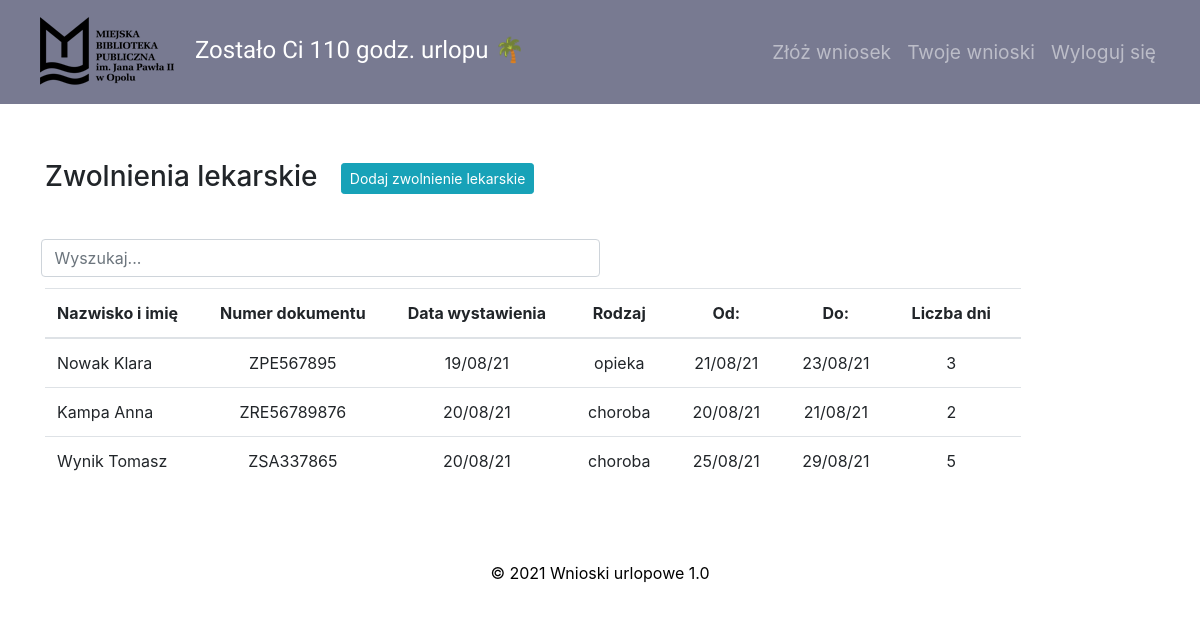
The page /sickleaves (signed in) on the database its author committed.
### main.py (models this page shows, shortened)
class Employee(UserMixin, db.Model):
    __tablename__ = "employees"
    id = db.Column(db.Integer, primary_key=True)
    name = db.Column(db.String(50), unique=False, nullable=False)
    login = db.Column(db.String(10), unique=True, nullable=False)
    password = db.Column(db.String(100))
    position = db.Column(db.String(50), unique=False)
    position_info = db.Column(db.String(20))
    work_place = db.Column(db.String)
    is_manager = db.Column(db.String(3), nullable=False)
    is_topmanager = db.Column(db.String(3), nullable=False)
    work_time = db.Column(db.Float, unique=False, nullable=False)
    email = db.Column(db.String)
    days_off = db.Column(db.Integer, nullable=False)
    annual_days_off = db.Column(db.Integer)
    contract_end = db.Column(db.String)
    requests = relationship("Request", back_populates="author")
    sickleaves = relationship("SickLeave", back_populates="person")
    manager_id = db.Column(db.Integer, db.ForeignKey("employees.id"))
    manager = relationship("Employee", backref='subordinates', remote_side="Employee.id")
    today_note = db.Column(db.String(20))
    additional_info = db.Column(db.String)

class SickLeave(db.Model):
    __tablename__ = "sickleaves"
    id = db.Column(db.Integer, primary_key=True)
    person_id = db.Column(db.Integer, db.ForeignKey("employees.id"))
    person = relationship("Employee", back_populates="sickleaves")
    doc_number = db.Column(db.String(250))
    type = db.Column(db.String(250), nullable=False)
    issue_date = db.Column(db.String(250))
    start_date = db.Column(db.String(250), nullable=False)
    end_date = db.Column(db.String(250), nullable=False)
    days = db.Column(db.Integer)

### main.py (the view)
@app.route("/sickleaves")
@login_required
def sickleaves():
    sickleaves = SickLeave.query.order_by(SickLeave.issue_date).all()
    return render_template("sickleaves.html", sickleaves=sickleaves)

### main.py (called while the page is built)
@login_manager.user_loader
def load_user(employee_id):
    return Employee.query.get(int(employee_id))

### templates/sickleaves.html (shortened to what this page needs)
{% include 'header.html' %}
<section class="page-section">
    <div class="container">
        <h3 >Zwolnienia lekarskie <a href="{{url_for('add_sickleave')}}" role="button" class="btn ml-3 btn-sm btn-info">Dodaj zwolnienie lekarskie</a></h3>
        <div class="row">
            <input class="form-control col search1" id="myInput1" type="text" placeholder="Wyszukaj...">
        </div>
        <table class="table js-serial table-responsive empl_table" id="present">
            <thead>
            <tr>
                <th scope="col">Nazwisko i imię</th>
                <th scope="col" class="text-center">Numer dokumentu</th>
                <th scope="col" class="text-center">Data wystawienia</th>
                <th scope="col" class="text-center">Rodzaj</th>
                <th scope="col" class="text-center">Od:</th>
                <th scope="col" class="text-center">Do:</th>
                <th scope="col">Liczba dni</th>
            </tr>
            </thead>
            <tbody id="myTable1">
                {% for sickleave in sickleaves %}
            <tr>
                <td>{{ sickleave.person.name }}</td>
                <td class="text-center">{{ sickleave.doc_number }}</td>
                <td class="text-center">{{ sickleave.issue_date}}</td>
                <td class="text-center">{{ sickleave.type }}</td>
                <td class="text-center">{{ sickleave.start_date }}</td>
                <td class="text-center">{{ sickleave.end_date }}</td>
                <td class="text-center"> {{ sickleave.days }}</td>
            </tr>
            {% endfor %}
            </tbody>
        </table>
    </div>
</section>
{% include 'footer.html' %}

### templates/header.html (shortened to what this page needs)
<!DOCTYPE html>
<html lang="en">
<head>
</head>
<body>
<!DOCTYPE html>
<html lang="en">
<head>
    <link rel="stylesheet" href="https://maxcdn.bootstrapcdn.com/bootstrap/4.0.0/css/bootstrap.min.css"
>
    <link rel="stylesheet"
          href="https://cdnjs.cloudflare.com/ajax/libs/bootstrap-datepicker/1.9.0/css/bootstrap-datepicker.min.css"/>
    <link href="{{ url_for('static', filename='styles2.css') }}" rel="stylesheet">
</head>
<body>
<section id="body">
    <div class="container-fluid">
    <nav class="navbar fixed-top navbar-expand-lg navbar-dark">
        <a href="{{url_for('main')}}" class="navbar-brand ml-1" id="nav_urlop"><img src="/static/mbp_logo.png" class="d-inline-block align-center"  style="padding-right: 15px;">{%if current_user.is_authenticated%} Zostało Ci {{current_user.days_off}} {% if current_user.work_time<1 %}godz. {%else%} dni  {%endif%}urlopu 🌴 {%endif%}
            </a>
        <div class="collapse navbar-collapse" id="navbarSupportedContent">
        <ul class="navbar-nav ml-auto">
            {% if current_user.position != "dyrektor"%}
                 <li class="nav-item">
                <a class="nav-link " href="{{url_for('main')}}">Złóż wniosek</a>
            </li>
            <li class="nav-item">
                <a class="nav-link " href="{{url_for('my_requests')}}">Twoje wnioski</a>
            </li>
            {% endif %}
            <li class="nav-item">
                <a class="nav-link " href="{{url_for('logout')}}">Wyloguj się</a>
            </li>
        </ul>
        </div>
    </nav>
        </div>
</section>

### static/styles2.css (style rules this page uses)
body { padding-top: 80px; }
#body { background-color: #787A91; }
h3 { margin: 0 0 3% 0; }
.page-section { padding: 5rem 0 0 0; }
.navbar { background-color: #787A91; padding: 1% 3%; }
.navbar-brand { font-size: 1.5rem; }
#nav_urlop { font-family: 'Signika Negative', sans-serif; }
.nav-link { font-size: 1.2rem; }
.search1 { margin: 1% 50% 1% 1%; }
.empl_table > thead > tr > th { padding-right:30px; }
.empl_table > tbody > tr > td { padding-right:30px; }

### rows shown on the page
Employee: days_off "110"
SickLeave: person.name "Nowak Klara", doc_number "ZPE567895", issue_date "19/08/21", type "opieka", start_date "21/08/21", end_date "23/08/21", days "3"
SickLeave: person.name "Kampa Anna", doc_number "ZRE56789876", issue_date "20/08/21", type "choroba", start_date "20/08/21", end_date "21/08/21", days "2"
SickLeave: person.name "Wynik Tomasz", doc_number "ZSA337865", issue_date "20/08/21", type "choroba", start_date "25/08/21", end_date "29/08/21", days "5"
